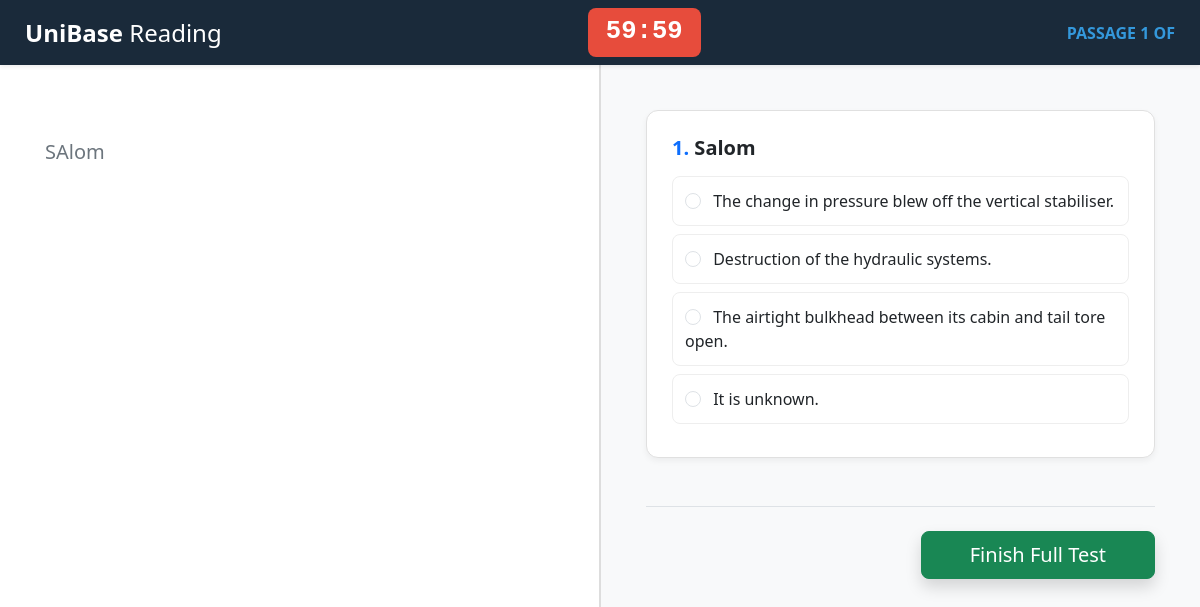
/reading/ (signed in), run on an earlier commit of the app's database.
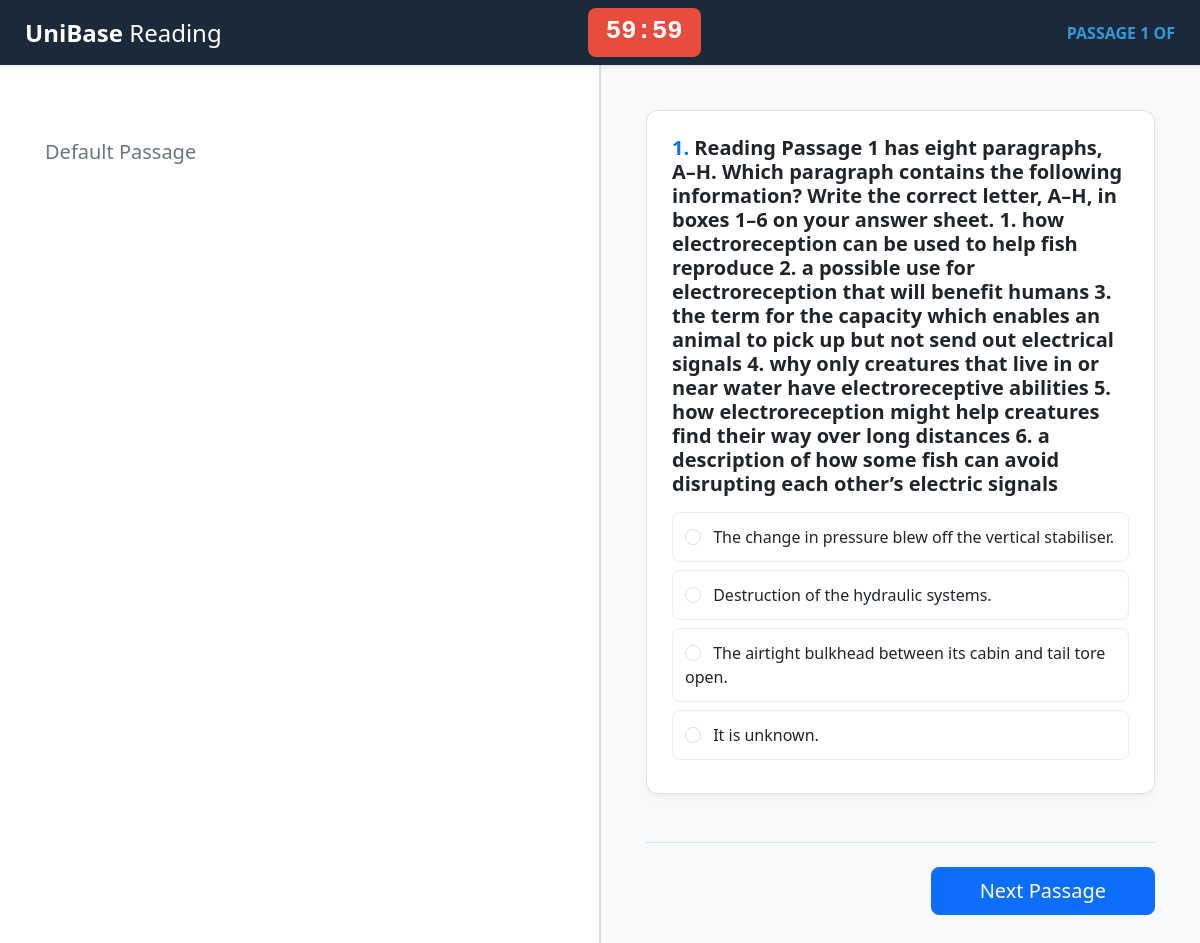
And on a later commit of the database.
### app/models.py (models this page shows, shortened)
class PaidTestMixin(models.Model):
    is_paid = models.BooleanField(default=False)
    price = models.PositiveIntegerField(default=25)
    class Meta:
        abstract = True

class ReadingTest(PaidTestMixin):
    passage_text = models.TextField(verbose_name="Test matni (Passage)")
    category = models.CharField(
        max_length=15,
        choices=[('READING', 'Reading')],
        default='READING'
    )

class IELTS_Reading(models.Model):
    QUESTION_TYPES = [
        ('ABCD', 'Multiple Choice'),
        ('TFNG', 'True / False / Not Given'),
    ]
    ANSWER_CHOICES = [
        ("A", "A"),
        ("B", "B"),
        ("C", "C"),
        ("D", "D"),
    ]
    test_group = models.ForeignKey(
        ReadingTest,
        on_delete=models.CASCADE,
        related_name='questions'
    )
    savol = models.TextField()
    question_image = models.ImageField(
        upload_to='reading/questions/',
        blank=True,
        null=True
    )
    question_type = models.CharField(
        max_length=10,
        choices=QUESTION_TYPES,
        default='ABCD'
    )
    variant_a = models.CharField(max_length=255, blank=True)
    variant_b = models.CharField(max_length=255, blank=True)
    variant_c = models.CharField(max_length=255, blank=True)
    variant_d = models.CharField(max_length=255, blank=True)
    image_a = models.ImageField(upload_to='reading/variants/', blank=True, null=True)
    image_b = models.ImageField(upload_to='reading/variants/', blank=True, null=True)
    image_c = models.ImageField(upload_to='reading/variants/', blank=True, null=True)
    image_d = models.ImageField(upload_to='reading/variants/', blank=True, null=True)
    togri_variant = models.CharField(
        max_length=1,
        choices=ANSWER_CHOICES
    )

### app/views.py (the view, shortened to what this page needs)
# urls.py: path('reading/', ielts_reading_view, name='ielts_reading'),
@login_required
def ielts_reading_view(request, test_id=None):
    if test_id:
        reading_test = get_object_or_404(ReadingTest, pk=test_id)
    else:
        reading_test = ReadingTest.objects.first()
    if not reading_test:
        messages.error(request, "Reading testi mavjud emas!")
        return redirect("ielts_list")
    all_passages = list(ReadingTest.objects.filter(category='READING'))
    if len(all_passages) > 10:
        all_passages = random.sample(all_passages, 10)
    all_questions = []
    passage_question_map = {}
    for p in all_passages:
        qs = list(p.questions.all())
        if len(qs) > 4:
            qs = random.sample(qs, 4)
        all_questions.extend(qs)
        passage_question_map[p.id] = qs
    if 'reading_start' not in request.session:
        request.session['reading_start'] = time.time()
    form = IELTSReadingForm(request.POST or None, questions=all_questions)
    test_data = []
    for p in all_passages:
        test_data.append({
            "passage_text": p.passage_text,
            "questions": [
                {"model": q, "field": form[f"q_{q.id}"]}
                for q in passage_question_map[p.id]
            ]
        })
    return render(request, "reading_test.html", {
        "test_data": test_data,
        "duration": 60,
        "user_coins": request.user.profile.coins,
        "status": "ready",
        "test_id": reading_test.id
    })

### app/templates/reading_test.html (shortened to what this page needs)
<!DOCTYPE html>
<html lang="uz">
{% load static %}
<head>
    <link href="https://cdn.jsdelivr.net/npm/bootstrap@5.3.0/dist/css/bootstrap.min.css" rel="stylesheet">
</head>
<body>
<header class="header shadow-sm">
    <div class="fw-bold fs-4">UniBase <span class="fw-light">Reading</span></div>
    <div id="timer">60:00</div>
    <div class="progress-indicator text-uppercase">
        Passage <span id="current-step-num">1</span> of {{ total_steps }}
    </div>
</header>
<div class="test-wrapper">
    <form method="POST" id="mainTestForm" class="w-100">
        {% for item in test_data %}
        <div class="step-container {% if forloop.first %}active{% endif %}" id="step-{{ forloop.counter }}">
            <div class="passage-pane">
                <div class="fs-5 text-secondary" style="line-height: 1.8; text-align: justify;">
                    {{ item.passage_text|linebreaks }}
                </div>
            </div>
            <div class="questions-pane">
                {% for q in item.questions %}
                <div class="q-card">
                    <h5 class="fw-bold mb-3">
                        <span class="text-primary">{{ forloop.counter }}.</span>
                        {{ q.model.savol }}
                    </h5>
                    <div class="options">
                        {% for radio in q.field %}
                        <label class="option-box">
                            {{ radio.tag }}
                            <span class="ms-2">
                                {{ radio.choice_label }}
                            </span>
                        </label>
                        {% endfor %}
                    </div>
                </div>
                {% endfor %}
                <div class="d-flex justify-content-between mt-5 mb-5 pt-4 border-top">
                    {% if not forloop.last %}
                        <button type="button"
                                class="btn btn-primary btn-lg px-5"
                                onclick="showStep({{ forloop.counter|add:1 }})">
                            Next Passage
                        </button>
                    {% else %}
                        <button type="submit"
                                class="btn btn-success btn-lg px-5 shadow">
                            Finish Full Test
                        </button>
                    {% endif %}
                </div>
            </div>
        </div>
        {% endfor %}
    </form>
</div>
</body>
</html>

### app/templates/reading_test.html (style rules this page uses)
body { font-family: 'Segoe UI', sans-serif; overflow: hidden; background: #f4f7f6; }
.header { background: #1a2a3a; color: white; height: 65px; display: flex; align-items: center; padding: 0 25px; justify-content: space-between; position: fixed; width: 100%; top: 0; z-index: 1000; }
.test-wrapper { display: flex; height: calc(100vh - 65px); margin-top: 65px; }
.step-container { display: none; width: 100%; height: 100%; }
.step-container.active { display: flex; }
.passage-pane { flex: 1; overflow-y: auto; padding: 45px; background: white; border-right: 2px solid #ddd; }
.questions-pane { flex: 1; overflow-y: auto; padding: 45px; background: #f8f9fa; }
.q-card { background: white; border-radius: 12px; padding: 25px; margin-bottom: 25px; border: 1px solid #e0e0e0; box-shadow: 0 3px 6px rgba(0,0,0,0.05); }
.option-box { display: block; padding: 12px; margin: 8px 0; border: 1px solid #eee; border-radius: 8px; cursor: pointer; transition: 0.3s; }
#timer { font-size: 1.6rem; font-weight: bold; background: #e74c3c; padding: 5px 18px; border-radius: 8px; font-family: 'Courier New', monospace; }
.progress-indicator { font-weight: bold; color: #3498db; }

What changed in the data, as far as the page shows it:
removed ReadingTest: passage_text "SAlom"
removed IELTS_Reading: model.savol "Salom", choice_label "The change in pressure blew off the vertical stabiliser." "Destruction of the hydraulic systems." "The airtight bulkhead between its cabin and tail tore open." "It is unknown.", shown under "SAlom"
added ReadingTest: passage_text "Default Passage"
added IELTS_Reading: model.savol "Reading Passage 1 has eight paragraphs, A–H. Which paragraph contains the following information? Write the correct letter, A–H, in boxes 1–6 on your answer sheet. 1. how electroreception can be used to help fish reproduce 2. a possible use for electroreception that will benefit humans 3. the term for the capacity which enables an animal to pick up but not send out electrical signals 4. why only creatures that live in or near water have electroreceptive abilities 5. how electroreception might help creatures find their way over long distances 6. a description of how some fish can avoid disrupting each other’s electric signals", choice_label "The change in pressure blew off the vertical stabiliser." "Destruction of the hydraulic systems." "The airtight bulkhead between its cabin and tail tore open." "It is unknown.", shown under "Default Passage"
Also different on the page:
new list line: "Next Passage"
list line gone: "Finish Full Test"
